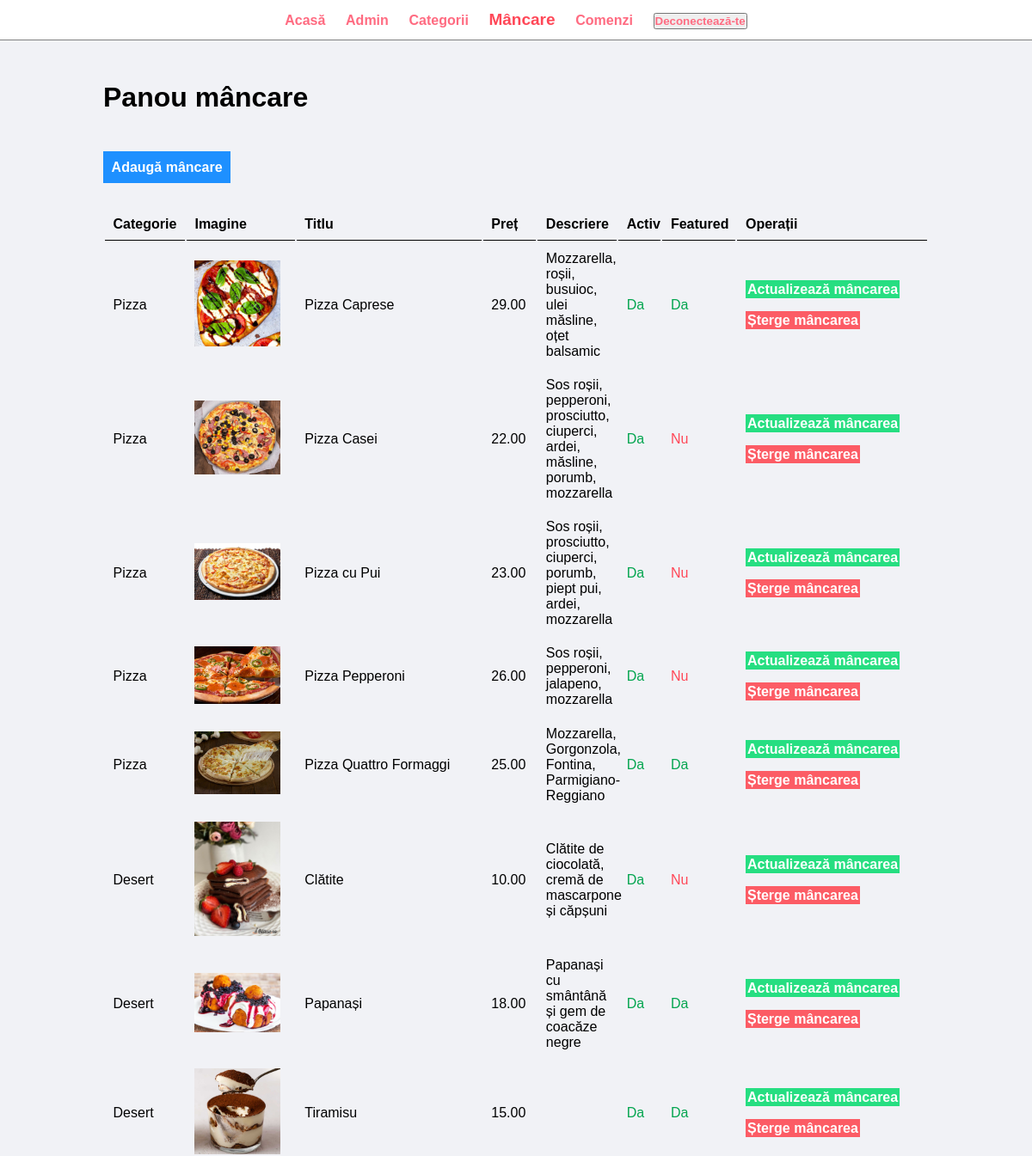
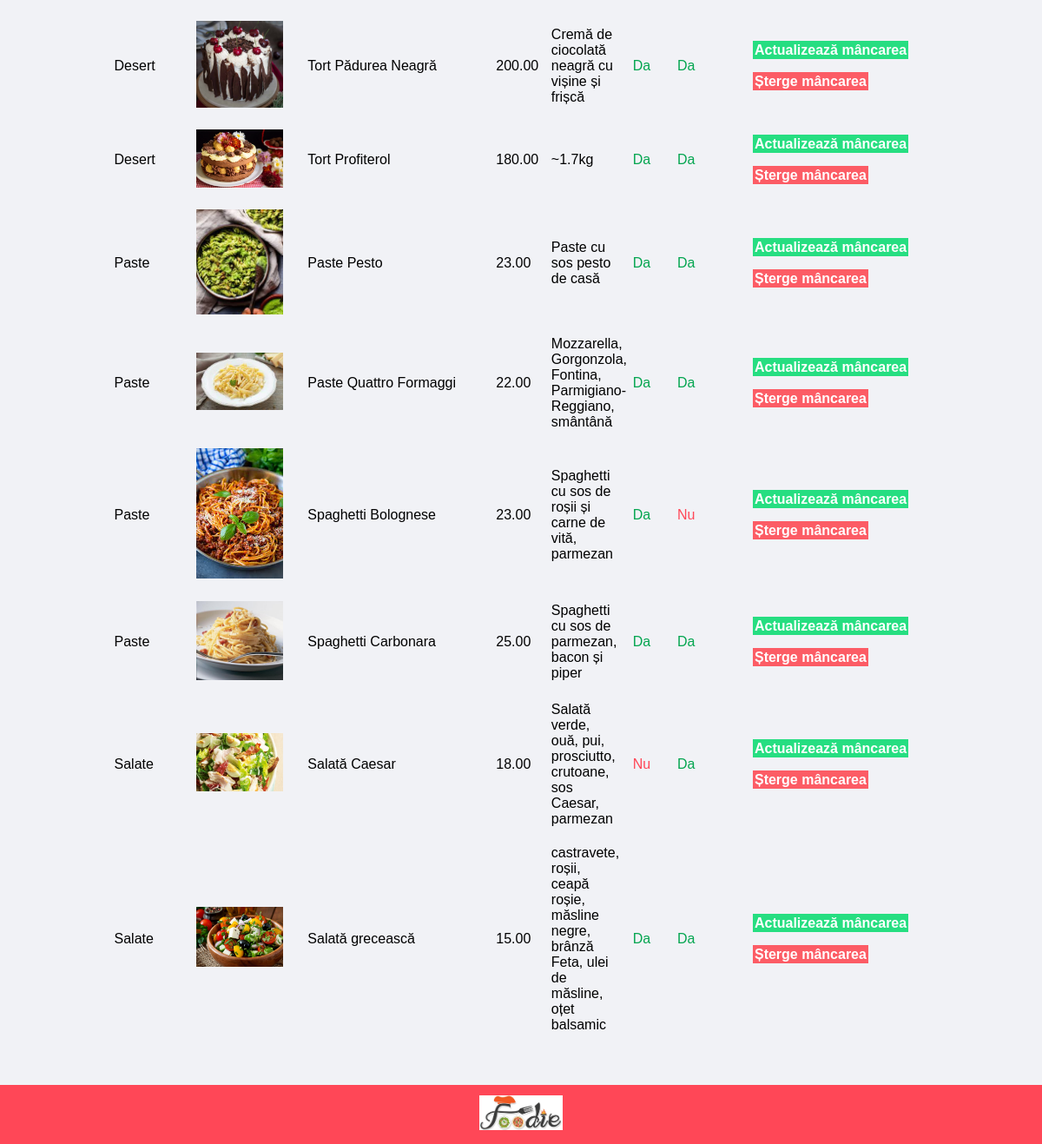
Page /admin/manage-food.php (signed in) on the committed database (2 pictures, top to bottom).
### tables this page shows
CREATE TABLE IF NOT EXISTS `food` (
  `id` int(10) unsigned NOT NULL auto_increment,
  `title` varchar(150) NOT NULL,
  `description` varchar(255) NOT NULL,
  `price` decimal(10,2) NOT NULL,
  `image` varchar(255) NOT NULL,
  `category_id` int(11) NOT NULL,
  `featured` varchar(10) NOT NULL,
  `active` varchar(10) NOT NULL,
  PRIMARY KEY  (`id`)
);

CREATE TABLE IF NOT EXISTS `category` (
  `id` int(10) unsigned NOT NULL auto_increment,
  `title` varchar(100) NOT NULL,
  `image` varchar(255) NOT NULL,
  `featured` varchar(10) NOT NULL,
  `active` varchar(10) NOT NULL,
  PRIMARY KEY  (`id`)
);

### admin/manage-food.php (the view, shortened to what this page needs)
<?php include('partials/menu.php'); ?>
<div class="main-content">
    <div class="wrapper">
        <h1>Panou mâncare</h1>
        <br>
        <br><br>
        <a href="add-food.php" class="btn-primary">Adaugă mâncare</a>
        <br><br><br>
        <table class="tbl-full">
            <tr>
                <th>Categorie</th>
                <th>Imagine</th>
                <th>Titlu</th>
                <th>Preț</th>
                <th>Descriere</th>
                <th>Activ</th>
                <th>Featured</th>
                <th>Operații</th>
            </tr>
            <?php
                $sql = "SELECT * FROM `food` ORDER BY category_id, title";
                $result = mysqli_query($connection, $sql);
                if($result==TRUE)
                {
                    $cnt = mysqli_num_rows($result);
                    if($cnt > 0)
                        {
                            while($rows=mysqli_fetch_assoc($result))
                            {
                                $id = $rows['id'];
                                $title = $rows['title'];
                                $description = $rows['description'];
                                $price = $rows['price'];
                                $image = $rows['image'];
                                $featured = $rows['featured'];
                                $active = $rows['active'];
                                $category_id = $rows['category_id'];
                                $sql2 = "SELECT * FROM `category` WHERE id=$category_id";
                                $result2 = mysqli_query($connection, $sql2);
                                $row2 = mysqli_fetch_assoc($result2);
                                $category_title = $row2['title'];
                                ?>
                                <tr>
                                    <td><?php echo $category_title; ?></td>
                                    <td>
                                        <?php
                                            if($image != "")
                                            {
                                                ?>
                                                <img src="<?php echo HOME;?>images/food/<?php echo $image;?>"
                                                width="100px">
                                                <?php
                                            }
                                            else echo "<div class='error' style='text-align: left;'>Fără imagine</div>";
                                            ?>
                                    </td>
                                    <td><?php echo $title; ?></td>
                                    <td><?php echo $price; ?></td>
                                    <td style="max-width: 30px;"><?php echo $description; ?></td>
                                    <?php
                                        if($active=="Da")
                                        {
                                            ?> <td style="color: #03a54f"><?php echo $active; ?></td>
                                            <?php
                                        }
                                        else if($active=="Nu")
                                        {
                                            ?> <td style="color: #ff4757;"><?php echo $active; ?></td>
                                            <?php
                                        }
                                        else { ?> <td><?php echo $active ?></td> <?php }
                                    ?>
                                    <?php
                                        if($featured=="Da")
                                        {
                                            ?> <td style="color: #03a54f"><?php echo $featured; ?></td>
                                            <?php
                                        }
                                        else if($featured=="Nu")
                                        {
                                            ?> <td style="color: #ff4757;"><?php echo $featured; ?></td>
                                            <?php
                                        }
                                        else { ?> <td><?php echo $featured; ?></td> <?php }
                                    ?>
                                    <td>
                                        <a href="<?php echo HOME;?>admin/update-food.php?id=<?php echo $id;?>"
                                            class="btn-green">Actualizează mâncarea</a><br><br>
                                        <a href="<?php echo HOME;?>admin/delete-food.php?id=<?php echo $id;?>&image=<?php echo $image;?>"
                                            class="btn-delete">Șterge mâncarea</a>
                                    </td>
                            </tr>
                                <?php
                            }
                    }
                }
            ?>
        </table>
    </div>
</div>
<?php include('partials/footer.php'); ?>

### css/admin.css (style rules this page uses)
* { margin: 0; padding: 0; font-family: Arial, Helvetica, sans-serif; }
.wrapper { padding: 1%; width: 80%; margin: 0 auto; }
.tbl-full { width: 100%; }
table tr th { border-bottom: 1px solid black; padding: 1%; text-align: left; }
table tr td { padding: 1%; }
.btn-primary { background-color: #1e90ff; padding: 1%; color: white; text-decoration: none; font-weight: bold; }
.btn-green { background-color: #26de81; padding: 1%; color: white; font-weight: bold; text-decoration: none; }
.btn-delete { background-color: #fc5c65; padding: 1%; color: white; font-weight: bold; text-decoration: none; }
.main-content { background-color: #f1f2f6; padding: 3% 0; height: 70%; overflow: auto; }

### rows in the picture
food: category.title "Pizza", image (picture), title "Pizza Caprese", price "29.00", description "Mozzarella, roșii, busuioc, ulei măsline, oțet balsamic", active "Da", featured "Da"
food: category.title "Pizza", image (picture), title "Pizza Casei", price "22.00", description "Sos roșii, pepperoni, prosciutto, ciuperci, ardei, măsline, porumb, mozzarella", active "Da", featured "Nu"
food: category.title "Pizza", image (picture), title "Pizza cu Pui", price "23.00", description "Sos roșii, prosciutto, ciuperci, porumb, piept pui, ardei, mozzarella", active "Da", featured "Nu"
food: category.title "Pizza", image (picture), title "Pizza Pepperoni", price "26.00", description "Sos roșii, pepperoni, jalapeno, mozzarella", active "Da", featured "Nu"
food: category.title "Pizza", image (picture), title "Pizza Quattro Formaggi", price "25.00", description "Mozzarella, Gorgonzola, Fontina, Parmigiano-Reggiano", active "Da", featured "Da"
food: category.title "Desert", image (picture), title "Clătite", price "10.00", description "Clătite de ciocolată, cremă de mascarpone și căpșuni", active "Da", featured "Nu"
food: category.title "Desert", image (picture), title "Papanași", price "18.00", description "Papanași cu smântână și gem de coacăze negre", active "Da", featured "Da"
food: category.title "Desert", image (picture), title "Tiramisu", price "15.00", active "Da", featured "Da"
food: category.title "Desert", image (picture), title "Tort Pădurea Neagră", price "200.00", description "Cremă de ciocolată neagră cu vișine și frișcă", active "Da", featured "Da"
food: category.title "Desert", image (picture), title "Tort Profiterol", price "180.00", description "~1.7kg", active "Da", featured "Da"
food: category.title "Paste", image (picture), title "Paste Pesto", price "23.00", description "Paste cu sos pesto de casă", active "Da", featured "Da"
food: category.title "Paste", image (picture), title "Paste Quattro Formaggi", price "22.00", description "Mozzarella, Gorgonzola, Fontina, Parmigiano-Reggiano, smântână", active "Da", featured "Da"
food: category.title "Paste", image (picture), title "Spaghetti Bolognese", price "23.00", description "Spaghetti cu sos de roșii și carne de vită, parmezan", active "Da", featured "Nu"
food: category.title "Paste", image (picture), title "Spaghetti Carbonara", price "25.00", description "Spaghetti cu sos de parmezan, bacon și piper", active "Da", featured "Da"
food: category.title "Salate", image (picture), title "Salată Caesar", price "18.00", description "Salată verde, ouă, pui, prosciutto, crutoane, sos Caesar, parmezan", active "Nu", featured "Da"
food: category.title "Salate", image (picture), title "Salată grecească", price "15.00", description "castravete, roșii, ceapă roșie, măsline negre, brânză Feta, ulei de măsline, oțet balsamic", active "Da", featured "Da"
